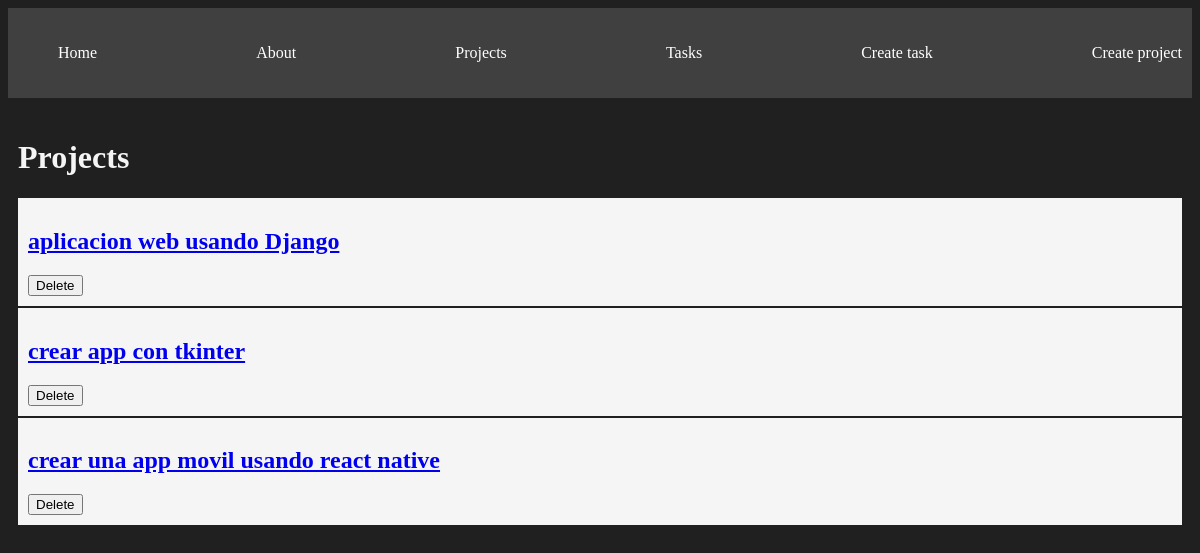
The app's page /projects/, older data.
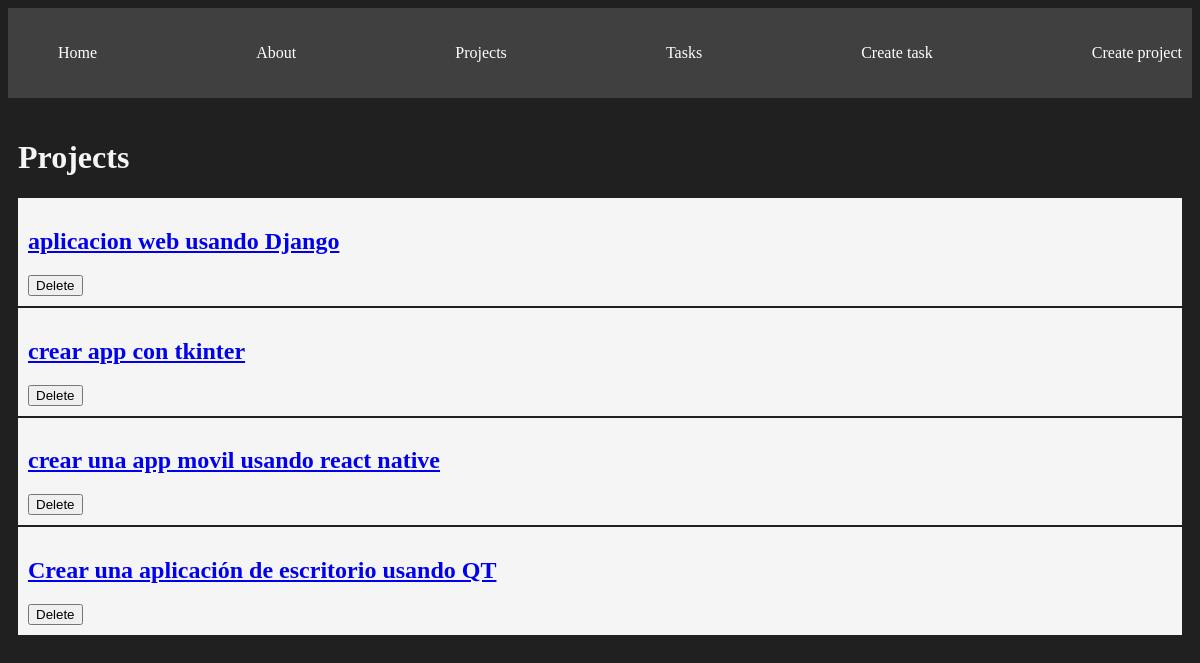
The same page, newer data.
### myapp/models.py (models this page shows, shortened)
class Project(models.Model):
    name = models.CharField(max_length=200)

### myapp/views.py (the view)
# urls.py: path('projects/', views.projects, name='projects'),
def projects(request):
    projects = Project.objects.all()
    return render(request, 'projects/projects.html', {
        'projects': projects
    })

### myapp/templates/projects/projects.html
{% extends 'layouts/base.html' %}
{% block content %}
<h1>Projects</h1>
{% for project in projects %}
<article class="card">
    <a href="{% url 'project_detail' project.id %}">
        <h1>{{project.name}}</h1>
        <button>
            Delete
        </button>
    </a>
</article>
{% endfor %}
{% endblock %}

Row changes from the older to the newer data that the page shows:
added Project: name "Crear una aplicación de escritorio usando QT"
